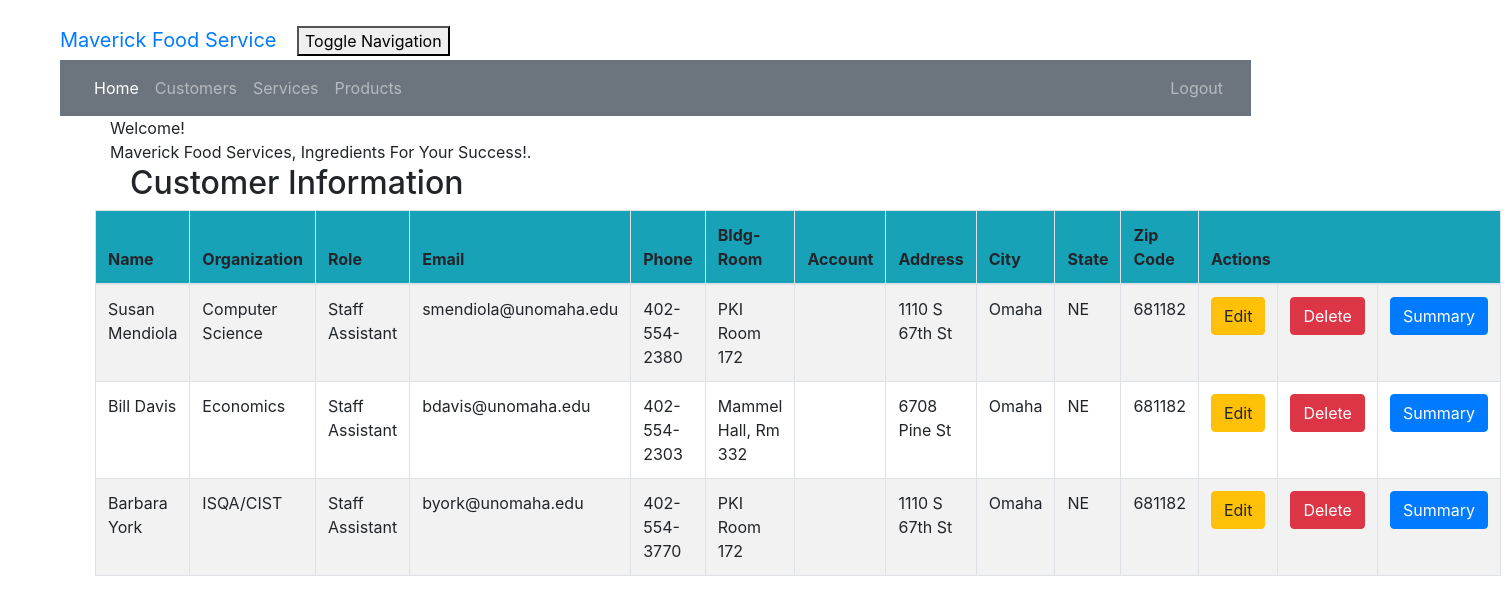
/customer_list (signed in), run on the app's committed database.
### crm/models.py (models this page shows, shortened)
class Customer(models.Model):
    cust_name = models.CharField(max_length=50)
    email = models.EmailField(max_length=100)
    phone = models.CharField(max_length=20)
    bldgroom = models.CharField(max_length=100)
    address = models.CharField(max_length=200)
    city = models.CharField(max_length=50)
    state = models.CharField(max_length=50)
    zipcode = models.CharField(max_length=10)
    organization = models.CharField(max_length=100)
    role = models.CharField(max_length=100)

### crm/views.py (the view)
# urls.py: path('customer_list', views.customer_list, name='customer_list'),
@login_required
def customer_list(request):
    customer = Customer.objects.filter()
    return render(request, 'crm/customer_list.html',
                  {'customers': customer})

### crm/templates/crm/customer_list.html (shortened to what this page needs)
<!DOCTYPE html>
<html lang="en">
{%  extends 'crm/base.html' %}
{% block content %}
    <html>
    <head>
    </head>
    <body class="bodylist">
    <div class="container">
        <div class="panel panel-primary">
            <div class="panel-heading">Welcome!</div>
            <div class="panel-body">
                Maverick Food Services, Ingredients For Your Success!.
            </div>
        </div>
    </div>
    <div class="row">
        <h2>Customer Information</h2>
    </div>
    <div>
        <table class="table table-striped table-bordered table-hover w-auto">
            <thead>
            <tr class="bg-info">
                <th>Name</th>
                <th>Organization</th>
                <th>Role</th>
                <th>Email</th>
                <th>Phone</th>
                <th>Bldg-Room</th>
                <th>Account</th>
                <th>Address</th>
                <th>City</th>
                <th>State</th>
                <th>Zip Code</th>
                <th colspan="3">Actions</th>
            </tr>
            </thead>
            <tbody>
            {% for customer in customers %}
                <tr>
                    <td>{{ customer.cust_name }}</td>
                    <td>{{ customer.organization }}</td>
                    <td>{{ customer.role }}</td>
                    <td>{{ customer.email }}</td>
                    <td>{{ customer.phone }}</td>
                    <td>{{ customer.bldgroom }}</td>
                    <td>{{ customer.account_number }}</td>
                    <td>{{ customer.address }}</td>
                    <td>{{ customer.city }}</td>
                    <td>{{ customer.state }}</td>
                    <td>{{ customer.zipcode }}</td>
                    <td><a href="{%  url 'crm:customer_edit' pk=customer.pk %}"
                           class="btn btn-warning">Edit</a></td>
                    <td><a href="{%  url 'crm:customer_delete' pk=customer.pk %}"
                           onclick="return confirm('Are you sure you want to delete?')"
                           class="btn btn-danger">Delete</a>
                    </td>
                    <td><a href="{%  url 'crm:summary' pk=customer.pk %}"
                           class="btn btn-primary">Summary</a>
                    </td>
                </tr>
            {% endfor %}
            </tbody>
        </table>
    </div>
    </body>
    </html>
{% endblock %}

### crm/static/css/portfolio.css (style rules this page uses)
body { padding-left: 45px; padding-right: 45px; padding-top: 20px; }
.row { padding-left: 50px; }

### data on the page
Customer: cust_name "Susan Mendiola", organization "Computer Science", role "Staff Assistant", email "smendiola@unomaha.edu", phone "402-554-2380", bldgroom "PKI Room 172", address "1110 S 67th St", city "Omaha", state "NE", zipcode "681182"
Customer: cust_name "Bill Davis", organization "Economics", role "Staff Assistant", email "bdavis@unomaha.edu", phone "402-554-2303", bldgroom "Mammel Hall, Rm 332", address "6708 Pine St", city "Omaha", state "NE", zipcode "681182"
Customer: cust_name "Barbara York", organization "ISQA/CIST", role "Staff Assistant", email "byork@unomaha.edu", phone "402-554-3770", bldgroom "PKI Room 172", address "1110 S 67th St", city "Omaha", state "NE", zipcode "681182"
